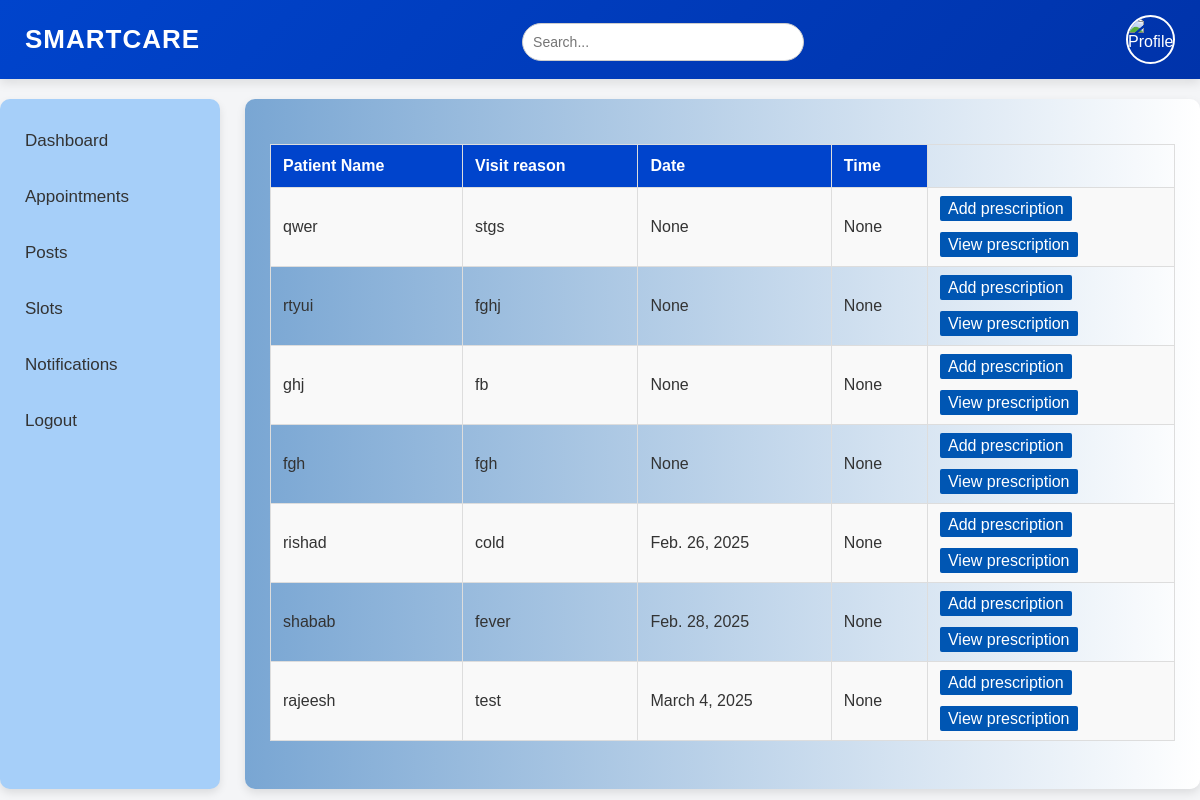
The app's page /api/docviewappointment (signed in), older data.
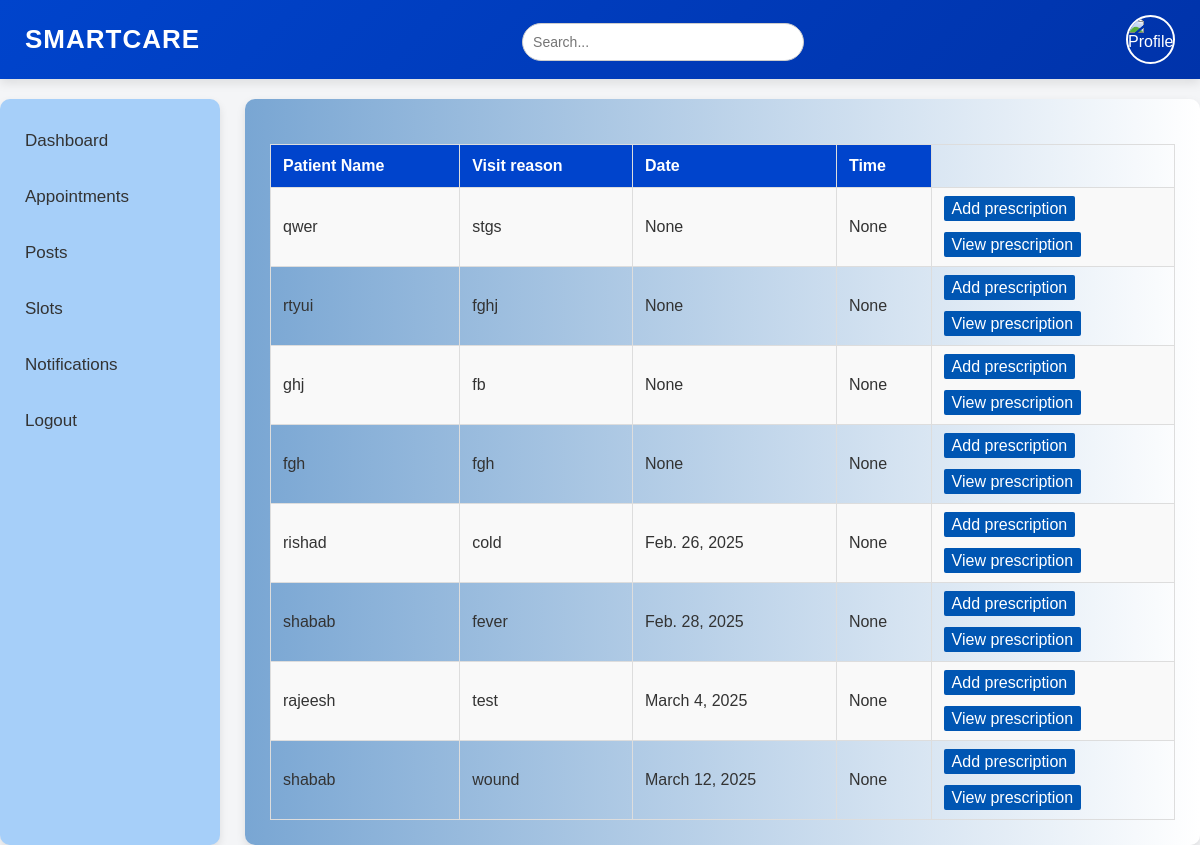
The same page, newer data.
### Predictivehealthapp/models.py (models this page shows)
class bookinginfoTable(models.Model):
    USERID=models.ForeignKey(userTable,on_delete=models.CASCADE,null=True,blank=True,related_name='userid')
    DOCTORID=models.ForeignKey(DoctorTable,on_delete=models.CASCADE,null=True,blank=True,)
    patient_name=models.CharField(max_length=300,null=True,blank=True)
    patient_age=models.CharField(max_length=300,null=True,blank=True)
    patient_height=models.CharField(max_length=300,null=True,blank=True)
    patient_weight=models.CharField(max_length=300,null=True,blank=True)
    patient_addr=models.CharField(max_length=300,null=True,blank=True)
    APPOINTMENTDATE=models.DateField(null=True,blank=True)
    APPOINTMENTTIME=models.TimeField(null=True,blank=True)
    visitReason=models.CharField(max_length=300,null=True,blank=True)
    status=models.CharField(max_length=20,null=True,blank=True)

### Predictivehealthapp/views.py (the view)
# urls.py: path('docviewappointment',docviewapppointment.as_view(),name="docviewappointment"),
class docviewapppointment(View):
    def get(self,request):
        doc_obj=DoctorTable.objects.get(LOGINID_id=request.session['user_id'])
        obj=bookinginfoTable.objects.filter(DOCTORID_id=doc_obj.id)
        return render(request,'doctor/view-appo-doc.html',{'obj':obj})

### templates/doctor/view-appo-doc.html (shortened to what this page needs)
{% extends 'doctor/doc-dashboard.html' %}
            {% block body %}
            <table border="1">
                <tr>
                    <th>Patient Name</th>
                    <th>Visit reason</th>
                    <th>Date</th>
                    <th>Time</th>
                    <td></td>
                </tr>
                {% for i in obj %}
                <tr>
                    <td>{{i.patient_name}}</td>
                    <td>{{i.visitReason}}</td>
                    <td>{{i.APPOINTMENTDATE}}</td>
                    <td>{{i.APPOINTMENTTIME}}</td>
                    <td><a href="/addprescription/{{i.id}}">Add prescription</a><br><br><a href="/viewprescription/{{i.id}}">View prescription</a></td>
                </tr>
                {% endfor %}
            </table>
            {% endblock %}

Row changes from the older to the newer data that the page shows:
added bookinginfoTable: patient_name "shabab", visitReason "wound", APPOINTMENTDATE "March 12, 2025", APPOINTMENTTIME "None"
